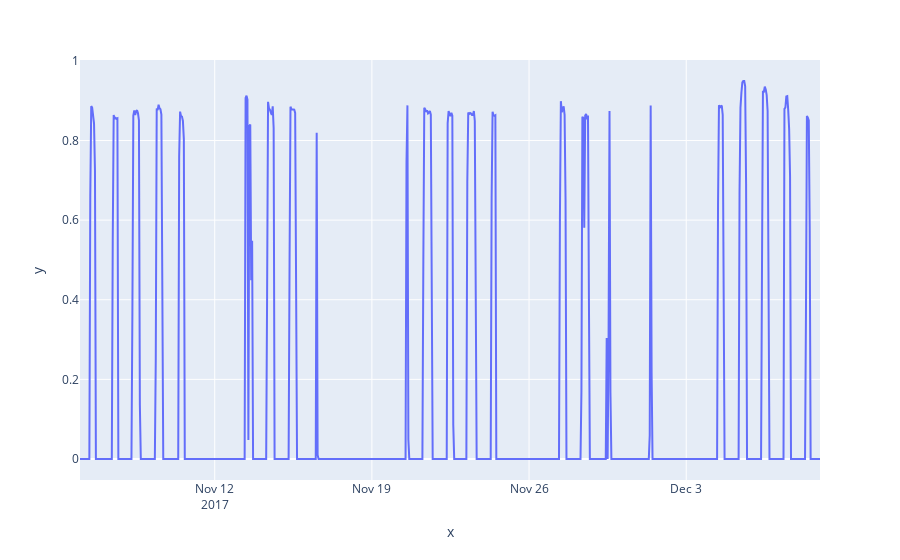

Notebook code cell kept with this figure:
### Code cell
px.line(x=df.index, y=df.kw)

### Figure 1 — Plotly figure (JSON) as saved in the notebook; plotly's stock layout.template omitted (floating-point values rounded to 4 significant figures; data arrays with more than 128 entries replaced by an {"elided": "..."} marker saying what was removed)
{"data": [{"hovertemplate": "x=%{x}<br>y=%{y}<extra></extra>", "legendgroup": "", "line": {"color": "#636efa", "dash": "solid"}, "marker": {"symbol": "circle"}, "mode": "lines", "name": "", "orientation": "v", "showlegend": false, "type": "scatter", "x": {"elided": "792 str values"}, "xaxis": "x", "y": {"elided": "792 float values"}, "yaxis": "y"}], "layout": {"legend": {"tracegroupgap": 0}, "margin": {"t": 60}, "xaxis": {"anchor": "y", "domain": [0, 1], "title": {"text": "x"}}, "yaxis": {"anchor": "x", "domain": [0, 1], "title": {"text": "y"}}}}
